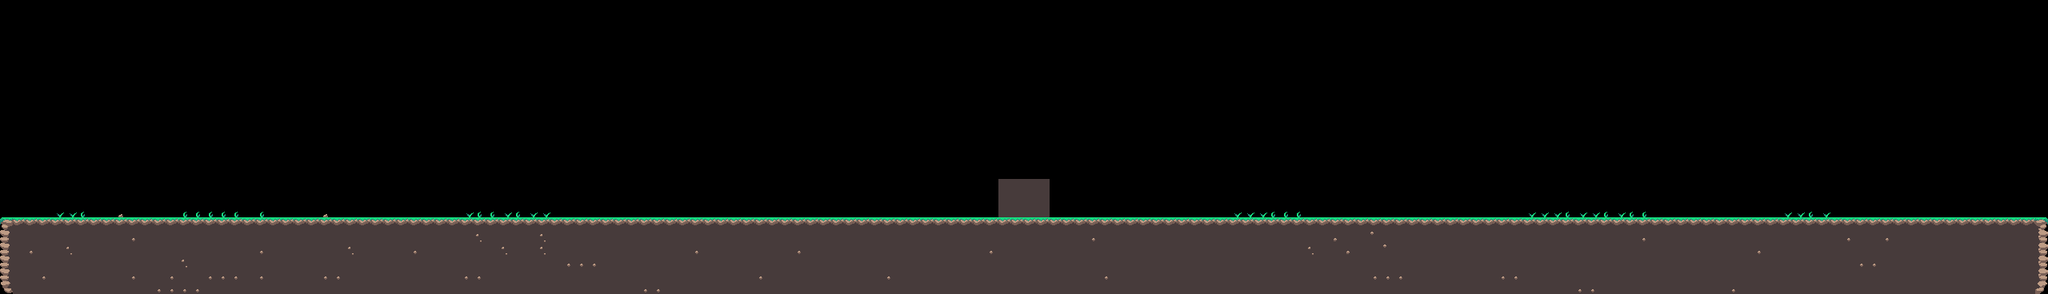

A level layout from a 2D game, rendered from its tile map. Below: a short description, then the map file with tile-grid data replaced by summaries:
An orthogonal 160x23 tile map with 16x16 px tiles, 1 tile layer (ground) and 4 objects (Basecamp, Armory, Farm, Hardware).

<map version="1.8" tiledversion="1.8.5" orientation="orthogonal" renderorder="right-down" width="160" height="23" tilewidth="16" tileheight="16" infinite="0" nextlayerid="3" nextobjectid="9">
 <tileset firstgid="1" source="tileset forest.tsx" />
 <layer id="1" name="ground" width="160" height="23">
  <data>[3680 cells, 1010 non-empty, 15 distinct tile ids]</data>
 </layer>
 <objectgroup id="2" name="objects">
  <object id="3" name="BuildingSpot" type="Basecamp" x="1248" y="224" width="64" height="48" />
  <object id="6" name="BuildingSpot" type="Armory" x="1520" y="240" width="32" height="32" />
  <object id="4" name="BuildingSpot" type="Farm" x="870" y="240" width="32" height="32" />
  <object id="8" name="BuildingSpot" type="Hardware" x="1638" y="238.667" width="32" height="32" />
 </objectgroup>
</map>
